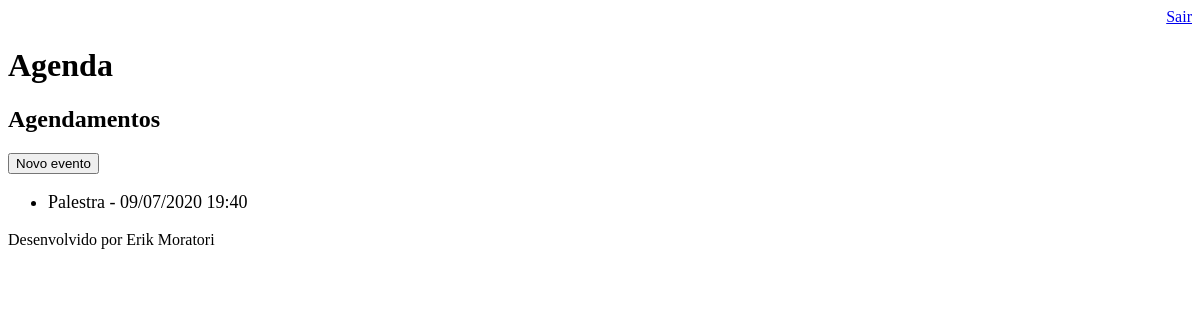
The app's page /agenda/ (signed in), older data.
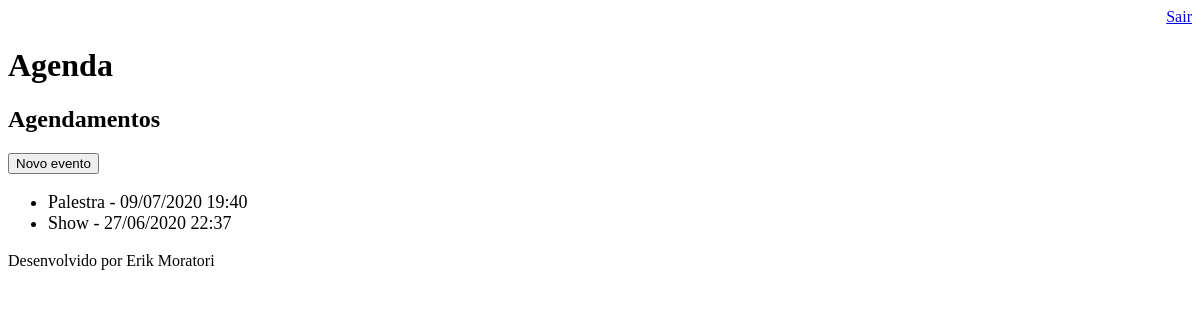
The same page, newer data.
### core/models.py (models this page shows, shortened)
class  Evento(models.Model):
    titulo = models.CharField(max_length=100)
    descricao = models.TextField(blank=True, null=True)
    data_evento = models.DateTimeField(verbose_name='Data do Evento')
    data_criacao = models.DateTimeField(auto_now=True)
    usuario = models.ForeignKey(User, on_delete=models.CASCADE)
    local = models.TextField(blank=True, null=True)
    class Meta:
        db_table = 'evento'
    def get_data_evento(self):
        return self.data_evento.strftime('%d/%m/%Y %H:%M')

### core/views.py (the view)
# urls.py: path('agenda/', views.lista_eventos),
@login_required(login_url='/login/')
def lista_eventos(request):
    usuario_logado = request.user
    evento = Evento.objects.filter(usuario=usuario_logado)
    dados = {'eventos':evento}
    return render(request, 'agenda.html', dados)

### templates/agenda.html
{% extends "model-page.html" %}
{% block content %}
    <h2>Agendamentos</h2>
    <a href="evento/">
        <button type="submit">Novo evento</button>
    </a>
    <ul style="font-size: 18px">
        {% for evento in eventos %}
            <li>{{ evento.titulo }} - {{ evento.get_data_evento }}</li>
        {% endfor %}
    </ul>
{% endblock %}

### templates/model-page.html
<!DOCTYPE html>
<html lang="en">
<head>
    {% include "model-header.html" %}
</head>
<body>
    {% block content %} {% endblock %}
    {% include "model-footer.html" %}
</body>
</html>

### templates/model-header.html (shortened to what this page needs)
    <div align="right">
        <a href="/logout">Sair</a>
    </div>
    <h1>Agenda</h1>

### templates/model-footer.html
<p> Desenvolvido por Erik Moratori </p>

Row changes from the older to the newer data that the page shows:
added Evento: titulo "Show", get_data_evento "27/06/2020 22:37"
